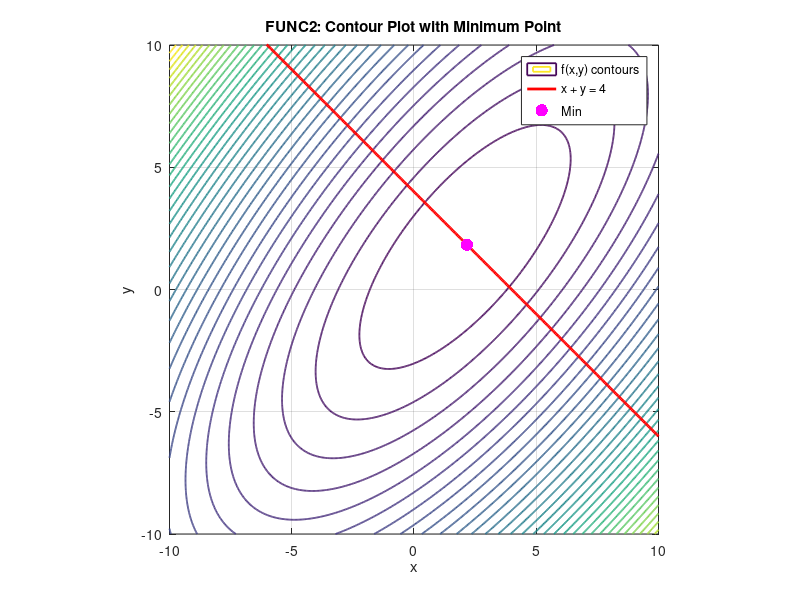
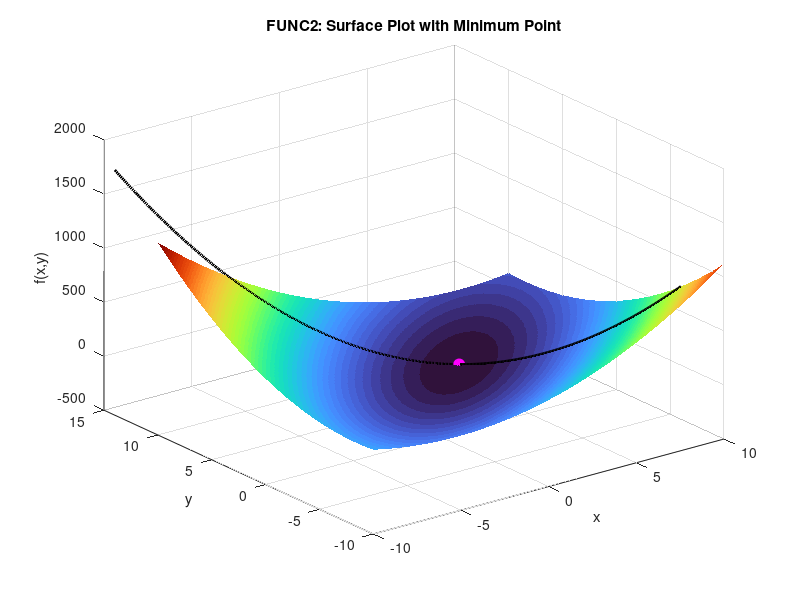

Write MATLAB code to recreate these figures, in order.
%% FUNC2: Numerically computed optimal point on x + y = 4
clc; clear; close all;

out_dir = "../../../../figures/matlab/func2";
if ~exist(out_dir, "dir")
    mkdir(out_dir);
end

% Parameterize constraint: x + y = 4 → y = 4 - x
xs = linspace(-20, 20, 50000);
ys = 4 - xs;

% Objective values along constraint
fvals = 4*xs.^2 + 3*ys.^2 - 5*xs.*ys - 8*xs;

% Find global minimum numerically
[Fmin, i_min] = min(fvals);
min_pt = [xs(i_min), ys(i_min), Fmin];

fprintf("\n=== FUNC2 Optimal Points ===\n");
fprintf("Global minimum point: (%.4f, %.4f), f = %.4f\n", min_pt(1), min_pt(2), min_pt(3));
fprintf("Global maximum: DOES NOT EXIST (unbounded above along the line).\n");

% Contour plot with minimum point
[xg, yg] = meshgrid(linspace(-10,10,600));
Fg = 4*xg.^2 + 3*yg.^2 - 5*xg.*yg - 8*xg;

figure;
contour(xg, yg, Fg, 35, 'LineWidth', 1.3);
hold on;

% constraint line
xl = linspace(-10,10,400);
yl = 4 - xl;
plot(xl, yl, 'r', 'LineWidth', 2);

% optimal minimum
scatter(min_pt(1), min_pt(2), 80, 'm', 'filled');

title("FUNC2: Contour Plot with Minimum Point");
xlabel("x"); ylabel("y");
legend("f(x,y) contours", "x + y = 4", "Min");
axis equal; grid on;

saveas(gcf, fullfile(out_dir, "fig_contour_optimal.png"));


% Surface plot with minimum point
figure;
surf(xg, yg, Fg, 'EdgeColor','none');
colormap turbo;
hold on;

% constraint curve on surface
zl = 4*xl.^2 + 3*yl.^2 - 5*xl.*yl - 8*xl;
plot3(xl, yl, zl, 'k', 'LineWidth', 2);

% minimum point
plot3(min_pt(1), min_pt(2), min_pt(3), 'mo', ...
    'MarkerSize', 8, "MarkerFaceColor","m");

title("FUNC2: Surface Plot with Minimum Point");
xlabel("x"); ylabel("y"); zlabel("f(x,y)");
grid on;

saveas(gcf, fullfile(out_dir, "fig_surface_optimal.png"));